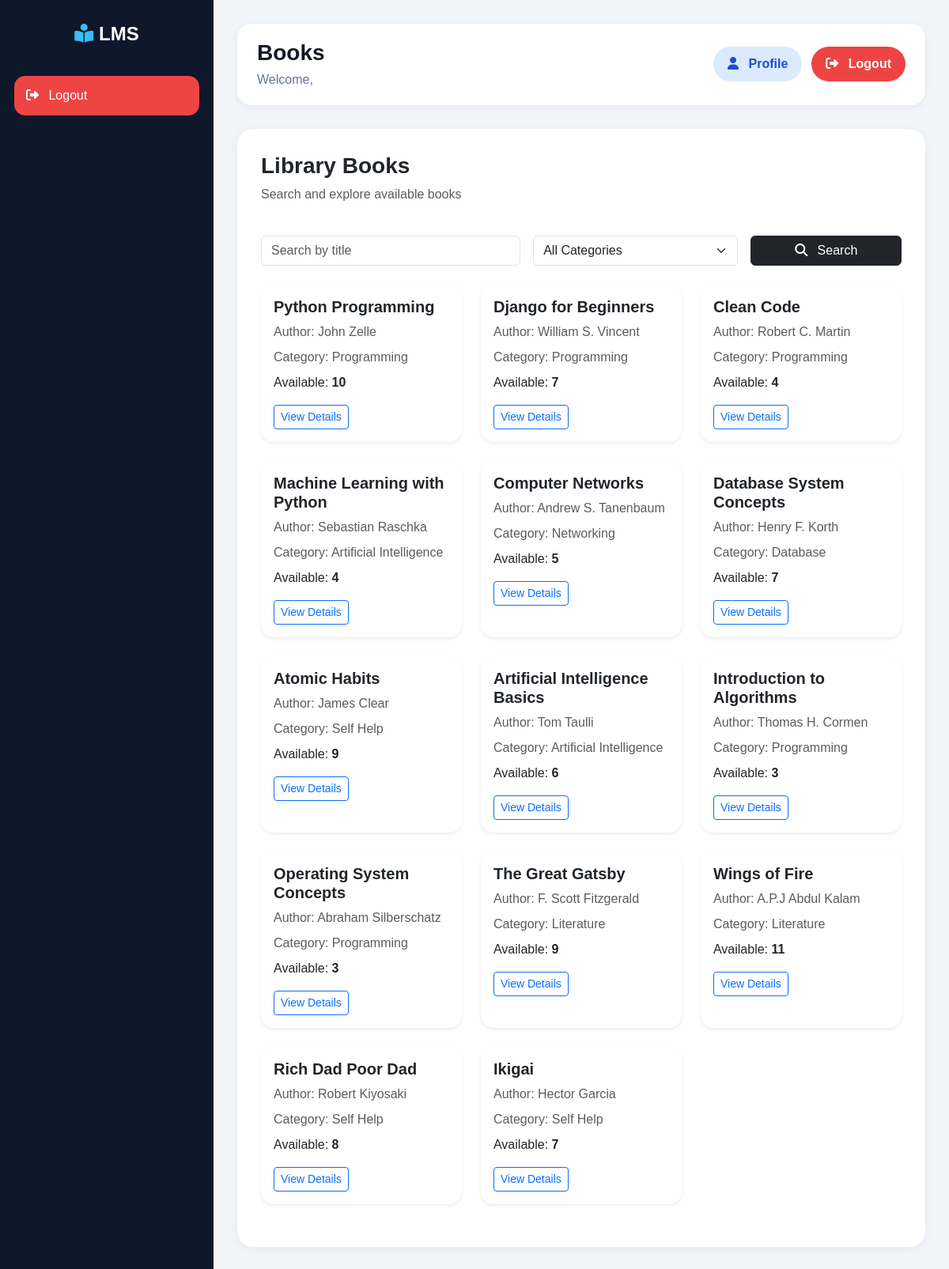
/books/search/, run on the app's committed database.
### books/models.py (models this page shows, shortened)
class Book(models.Model):
    title = models.CharField(
        max_length=200
    )
    author = models.CharField(
        max_length=150
    )
    isbn = models.CharField(
        max_length=20,
        unique=True
    )
    category = models.ForeignKey(
        Category,
        on_delete=models.CASCADE
    )
    price = models.DecimalField(
        max_digits=10,
        decimal_places=2,
        default=0
    )
    quantity = models.PositiveIntegerField(
        default=1
    )
    available = models.PositiveIntegerField(
        default=1
    )
    description = models.TextField(
        blank=True,
        null=True
    )
    added_on = models.DateTimeField(
        auto_now_add=True
    )

class Category(models.Model):
    name = models.CharField(
        max_length=100,
        unique=True
    )

### books/views.py (the view)
def search_book(request):
    query = request.GET.get('q')
    category_id = request.GET.get('category')
    books = Book.objects.all()
    categories = Category.objects.all()
    if query:
        books = books.filter(title__icontains=query)
    if category_id:
        books = books.filter(category_id=category_id)
    return render(request, 'books/search_book.html', {
        'books': books,
        'categories': categories,
        'query': query
    })

### books/templates/books/search_book.html (shortened to what this page needs)
{% extends 'base.html' %}
{% block page_title %}
Books
{% endblock %}
{% block content %}
<div class="d-flex justify-content-between align-items-center mb-4">
    <div>
        <h3 class="fw-bold">
            Library Books
        </h3>
        <p class="text-muted">
            Search and explore available books
        </p>
    </div>
</div>
<form method="GET" class="row g-3 mb-4">
    <div class="col-md-5">
        <input
            type="text"
            name="q"
            class="form-control"
            placeholder="Search by title"
        >
    </div>
    <div class="col-md-4">
        <select
            name="category"
            class="form-select"
        >
            <option value="">
                All Categories
            </option>
        </select>
    </div>
    <div class="col-md-3">
        <button
            type="submit"
            class="btn btn-dark w-100"
        >
            <i class="fa-solid fa-magnifying-glass me-2"></i>
            Search
        </button>
    </div>
</form>
<div class="row">
    {% for book in books %}
    <div class="col-md-4 mb-4">
        <div class="card border-0 shadow-sm rounded-4 h-100">
            <div class="card-body">
                <h5 class="fw-bold">
                    {{ book.title }}
                </h5>
                <p class="text-muted mb-2">
                    Author:
                    {{ book.author }}
                </p>
                <p class="text-muted mb-2">
                    Category:
                    {{ book.category.name }}
                </p>
                <p class="mb-3">
                    Available:
                    <strong>
                        {{ book.available }}
                    </strong>
                </p>
                <a href="{% url 'book_details' book.id %}"
                   class="btn btn-outline-primary btn-sm">
                    View Details
                </a>
            </div>
        </div>
    </div>
    {% empty %}
    <div class="col-12">
        <div class="alert alert-warning text-center">
            No books found.
        </div>
    </div>
    {% endfor %}
</div>
{% endblock %}

### templates/base.html (style rules this page uses)
* { margin:0; padding:0; box-sizing:border-box; font-family:Arial, Helvetica, sans-serif; }
body { background:#f1f5f9; overflow-x:hidden; }

### data on the page
Book: title "Python Programming", author "John Zelle", category.name "Programming", available "10"
Book: title "Django for Beginners", author "William S. Vincent", category.name "Programming", available "7"
Book: title "Clean Code", author "Robert C. Martin", category.name "Programming", available "4"
Book: title "Machine Learning with Python", author "Sebastian Raschka", category.name "Artificial Intelligence", available "4"
Book: title "Computer Networks", author "Andrew S. Tanenbaum", category.name "Networking", available "5"
Book: title "Database System Concepts", author "Henry F. Korth", category.name "Database", available "7"
Book: title "Atomic Habits", author "James Clear", category.name "Self Help", available "9"
Book: title "Artificial Intelligence Basics", author "Tom Taulli", category.name "Artificial Intelligence", available "6"
Book: title "Introduction to Algorithms", author "Thomas H. Cormen", category.name "Programming", available "3"
Book: title "Operating System Concepts", author "Abraham Silberschatz", category.name "Programming", available "3"
Book: title "The Great Gatsby", author "F. Scott Fitzgerald", category.name "Literature", available "9"
Book: title "Wings of Fire", author "A.P.J Abdul Kalam", category.name "Literature", available "11"
Book: title "Rich Dad Poor Dad", author "Robert Kiyosaki", category.name "Self Help", available "8"
Book: title "Ikigai", author "Hector Garcia", category.name "Self Help", available "7"
